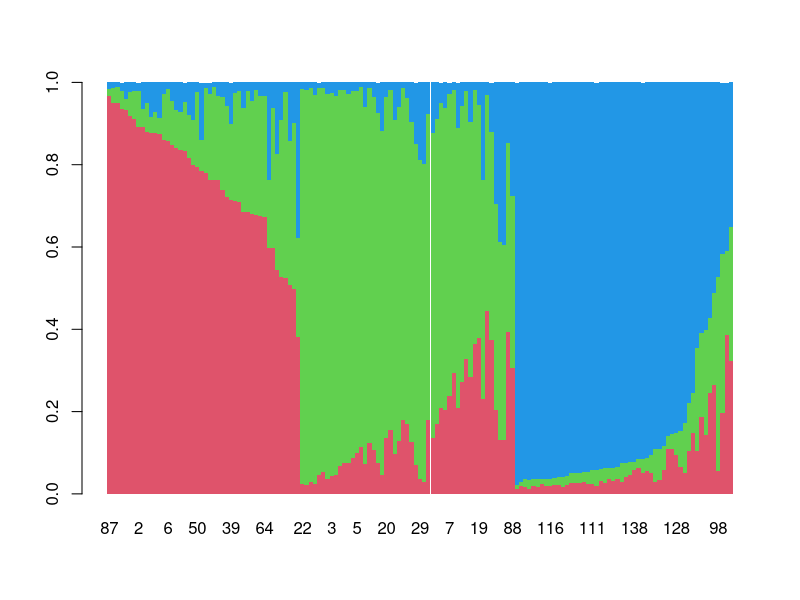

The R source for this figure:

d <- read.table("stru.txt")

# https://www.royfrancis.com/structure-sort-by-q-explained/

maxval <- apply(d, 1, max)
matchval <- max.col(d)
ord <- order(matchval, -maxval)
d <- d[ord,]

barplot(t(d), border=NA, space=0, col=2:7)
